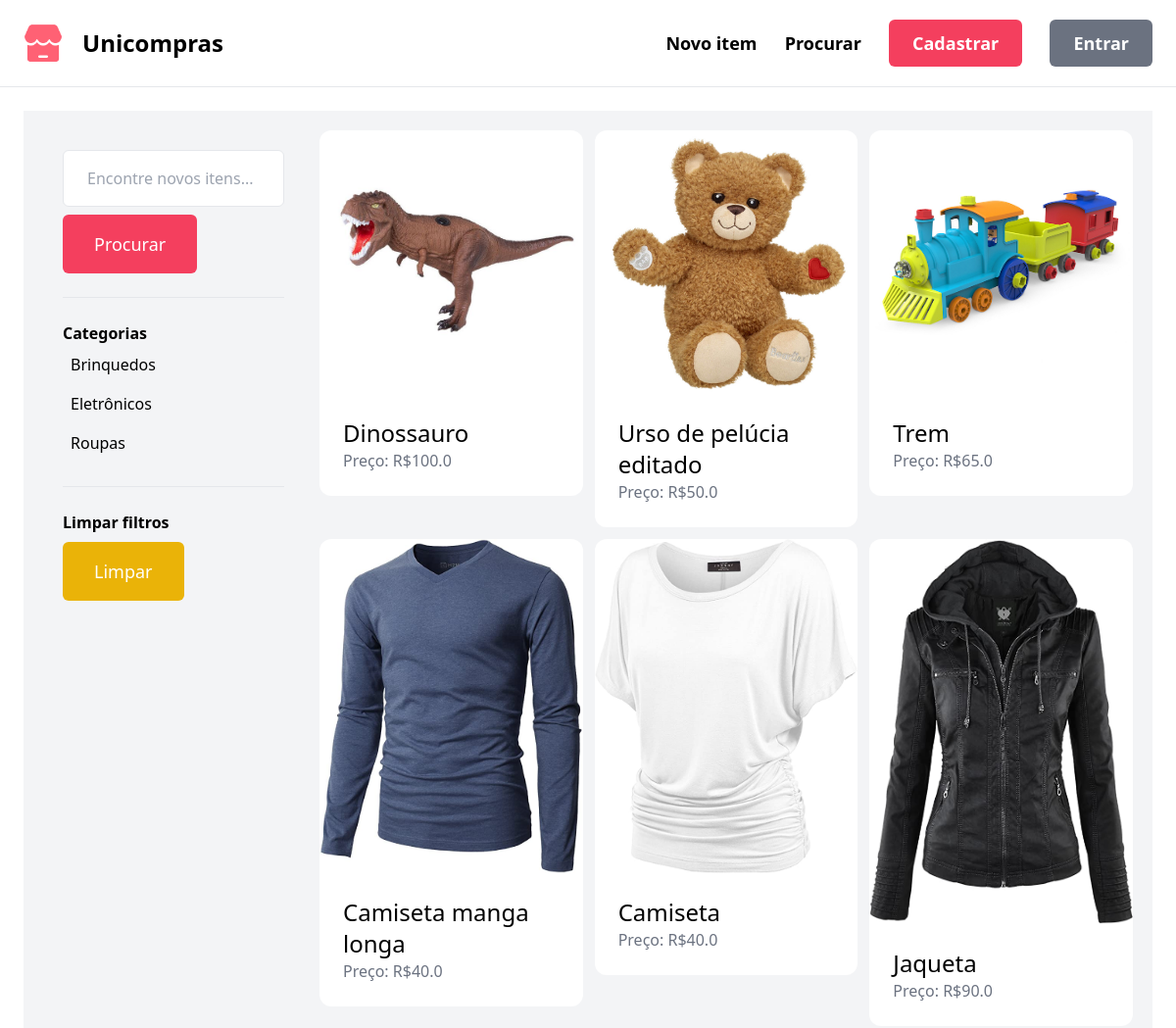
Page /items/ (upper part) on the earlier database version.
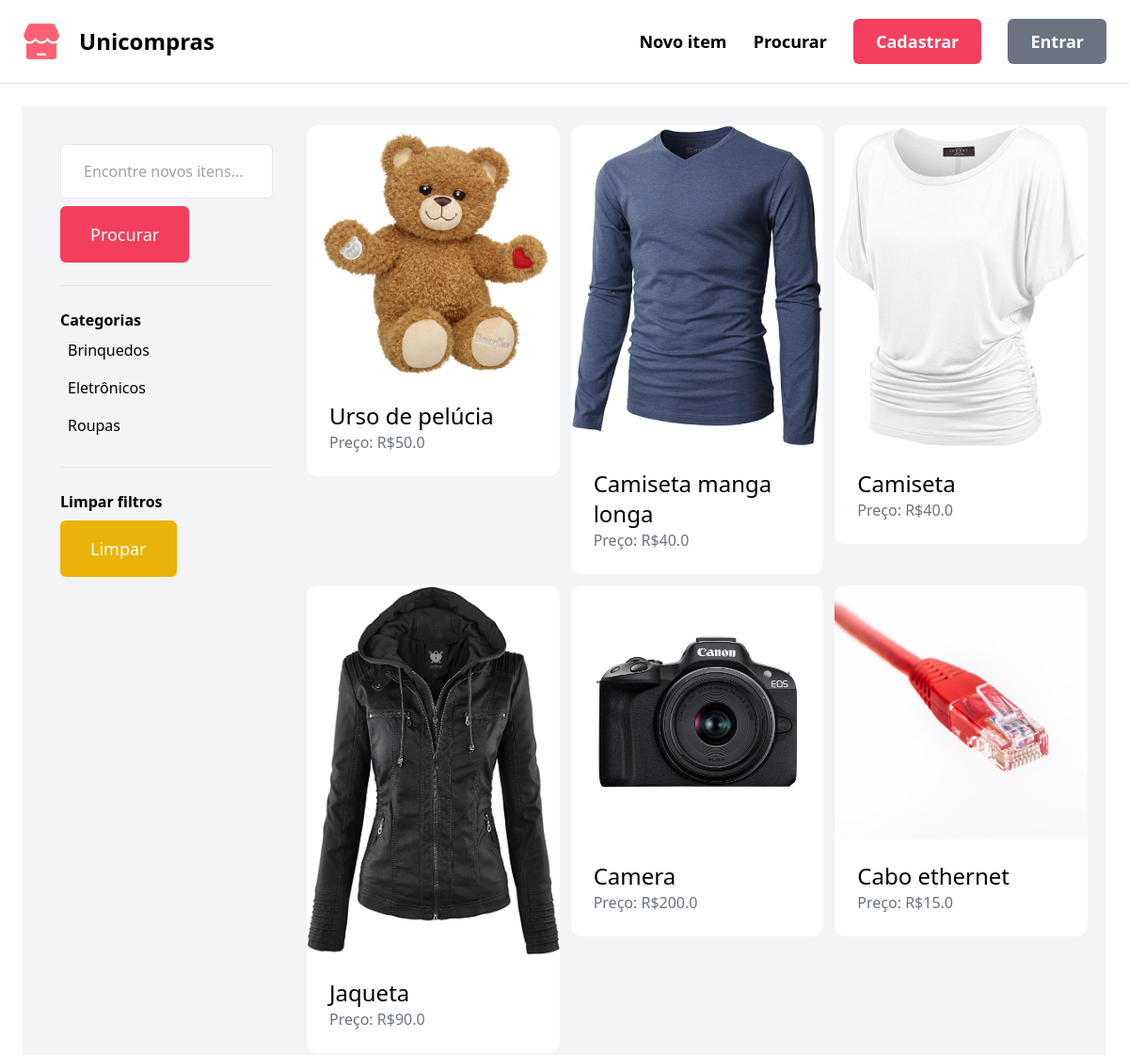
Same page on the later database version.
### item/models.py (models this page shows, shortened)
class Category(models.Model):
    name = models.CharField(max_length=255)
    class Meta:
        ordering = ('name',)
        verbose_name_plural = 'Categorias'

class Item(models.Model):
    category = models.ForeignKey(
        Category, related_name='items', on_delete=models.CASCADE)
    name = models.CharField(max_length=255)
    description = models.TextField(blank=True, null=True)
    price = models.FloatField()
    image = models.ImageField(upload_to='item_images', blank=True, null=True)
    is_sold = models.BooleanField(default=False)
    created_by = models.ForeignKey(
        User, related_name='items', on_delete=models.CASCADE)
    created_at = models.DateTimeField(auto_now_add=True)

### item/views.py (the view)
# urls.py: path('', views.items, name='items'),
def items(request):
    query = request.GET.get('query', '')
    category_id = request.GET.get('category', 0)
    categories = Category.objects.all()
    items = Item.objects.filter(is_sold=False)
    if category_id:
        items = items.filter(category_id=category_id)
    if query:
        items = items.filter(Q(name__icontains=query) | Q(description__icontains=query))
    return render(request, 'item/items.html', {
        'items': items,
        'query': query,
        'categories': categories,
        'category_id': int(category_id)
    })

### item/templates/item/items.html (shortened to what this page needs)
{% extends 'core/base.html' %}
{% block content %}
    <div class="pb-6 grid grid-cols-4 gap-4 bg-gray-100 p-5">
        <div class="col-span-1 p-5">
            <form method="get" action="{% url 'item:items' %}">
                <input name="query" class="w-full py-4 px-6 border rounded-md" type="text" value="{{ query }}" placeholder="Encontre novos itens...">
                <button class="mt-2 py-4 px-8 text-lg bg-rose-500 text-white rounded-md">Procurar</button>
            </form>
            <hr class="my-6">
            <p class="font-semibold">Categorias</p>
            <ul>
                {% for category in categories %}
                    <li class="py-2 px-2 rounded-xl{% if category.id == category_id %} bg-gray-200{% endif %}">
                        <a href="{% url 'item:items' %}?query={{ query }}&category={{ category.id }}">{{ category.name }}</a>
                    </li>
                {% endfor %}
            </ul>
            <hr class="my-6">
            <p class="font-semibold">Limpar filtros</p>
            <ul>
                <li><a href="{% url 'item:items' %}" class="mt-2 py-4 px-8 inline-block bg-yellow-500 text-lg rounded-md text-white">Limpar</a>
        </div>
        <div class="col-span-3">
            <div class="grid grid-cols-3 gap-3">
                {% for item in items %}
                    <div>
                        <a href="{% url 'item:detail' item.id %}">
                            <div>
                                <img src="{{ item.image.url }}" class="rounded-t-xl">
                            </div>
                            <div class="p-6 bg-white rounded-b-xl">
                                <h2 class="text-2xl">{{ item.name }}</h2>
                                <p class="text-gray-500">Preço: R${{ item.price }}</p>
                            </div>
                        </a>
                    </div>
                {% endfor %}
            </div>
        </div>
    </div>
{% endblock %}

Differences in the rows shown:
removed Item: image (picture), name "Dinossauro", price "100.0"
removed Item: image (picture), name "Trem", price "65.0"
changed Item: name "Urso de pelúcia editado" → "Urso de pelúcia"
now on this page (row unchanged): Item: image (picture), name "Camera", price "200.0"
now on this page (row unchanged): Item: image (picture), name "Cabo ethernet", price "15.0"
